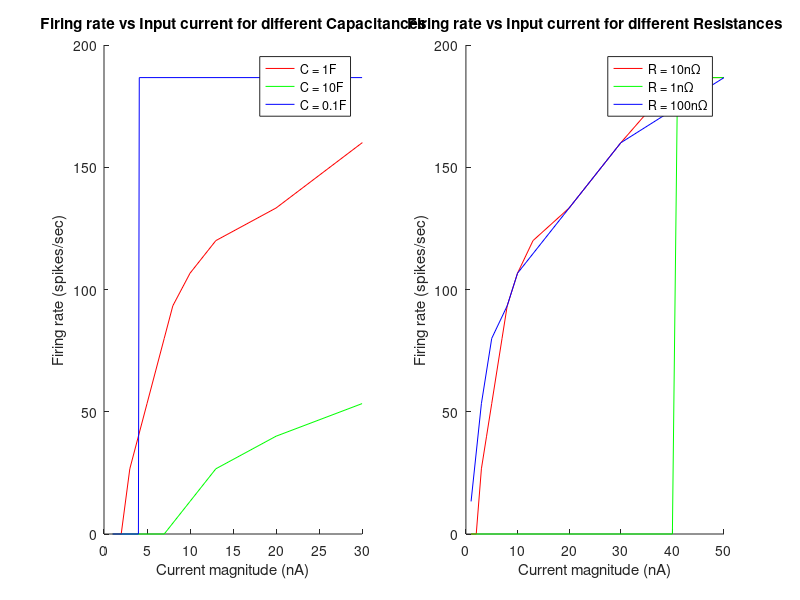

The MATLAB source for this figure:
close all;

%% Varying C
C = 1; R = 10;
I = [50 41 30 20 13 10 8 7 6 5 4 3 2 1];
spikes = [14 14 12 10 9 8 7 6 5 4 3 2 0 0];
time = 75e-3;

figure(2); subplot(1,2,1); hold on;
plot(I,spikes/time,'r');
subplot(1,2,2); hold on;
plot(I,spikes/time,'r');

C = 10; R = 10;
I = [30 20 13 10 7 1];
spikes = [4 3 2 1 0 0];
subplot(1,2,1);
plot(I,spikes/time,'g');

C = .1; R = 10;
I = [30 5 4.1 4 1];
spikes = [14 14 14 0 0];
subplot(1,2,1);
plot(I,spikes/time,'b');

xlabel('Current magnitude (nA)');
ylabel('Firing rate (spikes/sec)');
title('Firing rate vs Input current for different Capacitances');
axis([0 30 0 15/time]);
legend('C = 1F','C = 10F','C = 0.1F');

%% Varying R
C = 1; R = 1;
I = [50 41 40 1];
spikes = [14 14 0 0];
subplot(1,2,2);
plot(I,spikes/time,'g');

C = 1; R = 100;
I = [50 30 20 10 8 5 3 1];
spikes = [14 12 10 8 7 6 4 1];
subplot(1,2,2);
plot(I,spikes/time,'b');

xlabel('Current magnitude (nA)');
ylabel('Firing rate (spikes/sec)');
title('Firing rate vs Input current for different Resistances');
axis([0 50 0 15/time]);
legend('R = 10n\Omega','R = 1n\Omega','R = 100n\Omega');
